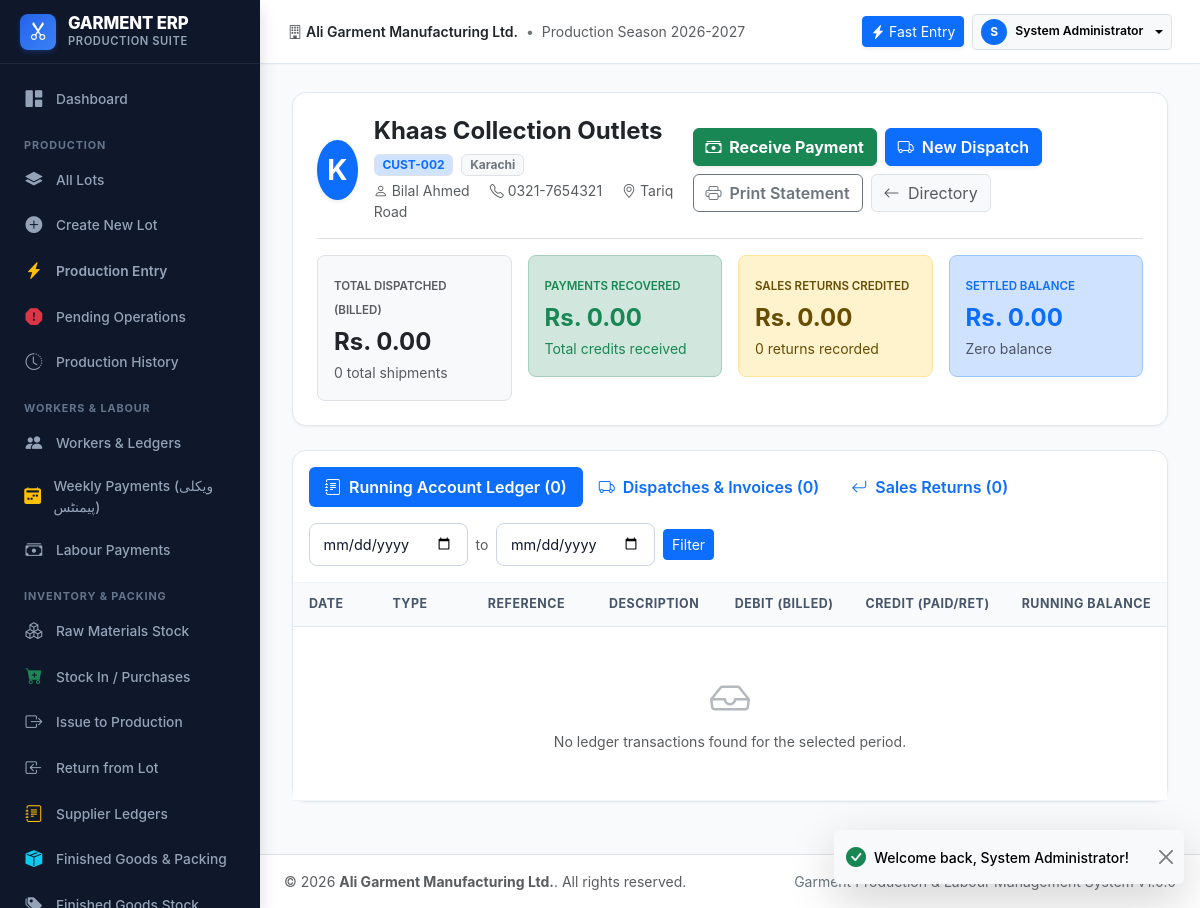
The app's page /modules/customers/view.php?id=2 (signed in) with its own data.
### tables this page shows
CREATE TABLE `users` (
    `id` INT AUTO_INCREMENT PRIMARY KEY,
    `username` VARCHAR(50) NOT NULL UNIQUE,
    `password_hash` VARCHAR(255) NOT NULL,
    `full_name` VARCHAR(100) NOT NULL,
    `role_id` INT NOT NULL,
    `phone` VARCHAR(30) NULL,
    `email` VARCHAR(100) NULL,
    `is_active` TINYINT(1) NOT NULL DEFAULT 1,
    `created_at` DATETIME NOT NULL DEFAULT CURRENT_TIMESTAMP,
    `updated_at` DATETIME NOT NULL DEFAULT CURRENT_TIMESTAMP ON UPDATE CURRENT_TIMESTAMP,
    FOREIGN KEY (`role_id`) REFERENCES `roles`(`id`)
);

CREATE TABLE `customers` (
    `id` INT AUTO_INCREMENT PRIMARY KEY,
    `code` VARCHAR(40) NOT NULL UNIQUE,
    `name` VARCHAR(120) NOT NULL,
    `contact_person` VARCHAR(100) NULL,
    `phone` VARCHAR(40) NULL,
    `email` VARCHAR(100) NULL,
    `address` TEXT NULL,
    `city` VARCHAR(80) NULL,
    `opening_balance` DECIMAL(14,2) NOT NULL DEFAULT 0.00,
    `credit_limit` DECIMAL(14,2) NOT NULL DEFAULT 0.00,
    `notes` TEXT NULL,
    `is_active` TINYINT(1) NOT NULL DEFAULT 1
);

### modules/customers/view.php (the view, shortened to what the rows shown need)
<?php
require_once __DIR__ . '/../../config/config.php';
require_once __DIR__ . '/../../config/auth.php';
require_login();
$customerId = (int)($_GET['id'] ?? 0);
$db = get_db();
$stmt = $db->prepare("SELECT * FROM customers WHERE id = ?");
$stmt->execute([$customerId]);
$customer = $stmt->fetch();
require_once __DIR__ . '/../../includes/header.php';
?>
<div class="app-main">
    <?php require_once __DIR__ . '/../../includes/topbar.php'; ?>
    <div class="app-content">
        <div class="card-modern mb-4">
            <div class="card-modern-body p-4">
                <div class="d-flex flex-column flex-lg-row justify-content-between align-items-lg-center gap-3 pb-3 border-bottom mb-3">
                    <div class="d-flex align-items-center gap-3">
                        <div class="bg-primary text-white rounded-circle d-flex align-items-center justify-content-center fw-bold fs-3 shadow-sm" style="width: 60px; height: 60px;">
                            <?= strtoupper(substr($customer['name'], 0, 1)) ?>
                        </div>
                        <div>
                            <div class="d-flex align-items-center gap-2 flex-wrap">
                                <h4 class="fw-bold text-dark mb-0"><?= clean($customer['name']) ?></h4>
                                <span class="badge bg-primary-subtle text-primary border fw-bold"><?= clean($customer['code']) ?></span>
                                <span class="badge bg-light text-secondary border"><?= clean($customer['city'] ?: 'Local') ?></span>
                            </div>
                            <div class="text-muted small mt-1">
                                <?php if ($customer['contact_person']): ?>
                                    <span class="me-3"><i class="bi bi-person me-1"></i><?= clean($customer['contact_person']) ?></span>
                                <?php endif; ?>
                                <?php if ($customer['phone']): ?>
                                    <span class="me-3"><i class="bi bi-telephone me-1"></i><?= clean($customer['phone']) ?></span>
                                <?php endif; ?>
                                <?php if ($customer['address']): ?>
                                    <span><i class="bi bi-geo-alt me-1"></i><?= clean($customer['address']) ?></span>
                                <?php endif; ?>
                            </div>
                        </div>
                    </div>
                </div>
            </div>
        </div>
        <div class="card-modern">
            <div class="card-modern-body p-0">
                <div class="tab-content" id="customerTabContent">
                    <div class="tab-pane fade show active" id="ledgerPane" role="tabpanel">
                        <div class="table-responsive">
                            <table class="table table-modern align-middle mb-0">
                                <thead>
                                    <tr>
                                        <th style="width: 110px;">Date</th>
                                        <th style="width: 140px;">Type</th>
                                        <th style="width: 140px;">Reference</th>
                                        <th>Description</th>
                                        <th class="text-end" style="width: 140px;">Debit (Billed)</th>
                                        <th class="text-end" style="width: 140px;">Credit (Paid/Ret)</th>
                                        <th class="text-end" style="width: 160px;">Running Balance</th>
                                    </tr>
                                </thead>
                            </table>
                        </div>
                    </div>
                </div>
            </div>
        </div>
    </div>
<?php require_once __DIR__ . '/../../includes/footer.php'; ?>

### includes/topbar.php (shortened to what the rows shown need)
<?php
$currentUser = current_user();
?>
<header class="app-topbar">
    <div class="d-flex align-items-center gap-2">
        <div class="dropdown">
            <button class="btn btn-sm btn-light border dropdown-toggle d-flex align-items-center gap-2" type="button" data-bs-toggle="dropdown" aria-expanded="false">
                <div class="bg-primary text-white rounded-circle d-flex align-items-center justify-content-center" style="width: 26px; height: 26px; font-size: 0.75rem; font-weight: 700;">
                    <?= strtoupper(substr($currentUser['full_name'] ?? 'U', 0, 1)) ?>
                </div>
                <span class="d-none d-md-inline fw-semibold small"><?= clean($currentUser['full_name'] ?? 'User') ?></span>
            </button>
        </div>
    </div>
</header>

### records on screen
users: full_name "S", full_name "System Administrator"
customers: name "K", name "Khaas Collection Outlets", code "CUST-002", city "Karachi", contact_person "Bilal Ahmed", phone "0321-7654321", address "Tariq Road"

### other values on screen
get_setting('company_name', 'Garment ERP') "Ali Garment Manufacturing Ltd."
format_currency($totals['total_dispatched']) "Rs. 0.00"
count($dispatches) "0"
format_currency($totals['total_paid']) "Rs. 0.00"
format_currency($totals['total_returned']) "Rs. 0.00"
count($returns) "0"
format_currency(abs($netBalance)) "Rs. 0.00"
count($ledgerEntries) "0"
